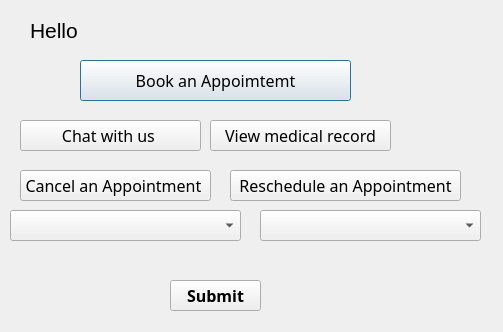
<?xml version="1.0" encoding="UTF-8"?>
<ui version="4.0">
 <class>PatientManagmentWindow</class>
 <widget class="QDialog" name="PatientManagmentWindow">
  <property name="geometry">
   <rect>
    <x>0</x>
    <y>0</y>
    <width>503</width>
    <height>332</height>
   </rect>
  </property>
  <property name="windowTitle">
   <string>Dialog</string>
  </property>
  <widget class="QLabel" name="labelHello">
   <property name="geometry">
    <rect>
     <x>30</x>
     <y>20</y>
     <width>191</width>
     <height>20</height>
    </rect>
   </property>
   <property name="font">
    <font>
     <family>Segoe UI</family>
     <pointsize>16</pointsize>
     <italic>false</italic>
     <bold>false</bold>
    </font>
   </property>
   <property name="styleSheet">
    <string notr="true">font: 700 italic 9pt &quot;Arial&quot;;
font: 16pt &quot;Segoe UI&quot;;</string>
   </property>
   <property name="text">
    <string>Hello</string>
   </property>
  </widget>
  <widget class="QLabel" name="labelUsername">
   <property name="geometry">
    <rect>
     <x>300</x>
     <y>20</y>
     <width>91</width>
     <height>21</height>
    </rect>
   </property>
   <property name="text">
    <string/>
   </property>
  </widget>
  <widget class="QPushButton" name="pushButtonBook">
   <property name="geometry">
    <rect>
     <x>80</x>
     <y>60</y>
     <width>271</width>
     <height>41</height>
    </rect>
   </property>
   <property name="font">
    <font>
     <family>Forte</family>
     <pointsize>12</pointsize>
    </font>
   </property>
   <property name="text">
    <string>Book an Appoimtemt</string>
   </property>
  </widget>
  <widget class="QPushButton" name="pushButtonCancel">
   <property name="geometry">
    <rect>
     <x>20</x>
     <y>170</y>
     <width>191</width>
     <height>31</height>
    </rect>
   </property>
   <property name="font">
    <font>
     <family>Forte</family>
     <pointsize>12</pointsize>
    </font>
   </property>
   <property name="text">
    <string>Cancel an Appointment </string>
   </property>
  </widget>
  <widget class="QPushButton" name="pushButtonReschedule">
   <property name="geometry">
    <rect>
     <x>230</x>
     <y>170</y>
     <width>231</width>
     <height>31</height>
    </rect>
   </property>
   <property name="font">
    <font>
     <family>Forte</family>
     <pointsize>12</pointsize>
    </font>
   </property>
   <property name="text">
    <string>Reschedule an Appointment</string>
   </property>
  </widget>
  <widget class="QPushButton" name="pushButtonMedical_Record">
   <property name="geometry">
    <rect>
     <x>210</x>
     <y>120</y>
     <width>181</width>
     <height>31</height>
    </rect>
   </property>
   <property name="font">
    <font>
     <family>Forte</family>
     <pointsize>12</pointsize>
    </font>
   </property>
   <property name="text">
    <string>View medical record</string>
   </property>
  </widget>
  <widget class="QPushButton" name="pushButtonChat">
   <property name="geometry">
    <rect>
     <x>20</x>
     <y>120</y>
     <width>181</width>
     <height>31</height>
    </rect>
   </property>
   <property name="font">
    <font>
     <family>Forte</family>
     <pointsize>12</pointsize>
    </font>
   </property>
   <property name="text">
    <string>Chat with us </string>
   </property>
  </widget>
  <widget class="QComboBox" name="comboBoxReschedule">
   <property name="geometry">
    <rect>
     <x>260</x>
     <y>210</y>
     <width>221</width>
     <height>31</height>
    </rect>
   </property>
   <property name="font">
    <font>
     <family>Forte</family>
     <pointsize>12</pointsize>
    </font>
   </property>
  </widget>
  <widget class="QComboBox" name="comboBoxCancel">
   <property name="geometry">
    <rect>
     <x>10</x>
     <y>210</y>
     <width>231</width>
     <height>31</height>
    </rect>
   </property>
   <property name="font">
    <font>
     <family>Forte</family>
     <pointsize>12</pointsize>
    </font>
   </property>
  </widget>
  <widget class="QPushButton" name="pushButtonSubmit">
   <property name="geometry">
    <rect>
     <x>170</x>
     <y>280</y>
     <width>91</width>
     <height>31</height>
    </rect>
   </property>
   <property name="font">
    <font>
     <family>Script MT Bold</family>
     <pointsize>12</pointsize>
     <bold>true</bold>
    </font>
   </property>
   <property name="text">
    <string>Submit</string>
   </property>
  </widget>
 </widget>
 <resources/>
 <connections/>
</ui>
